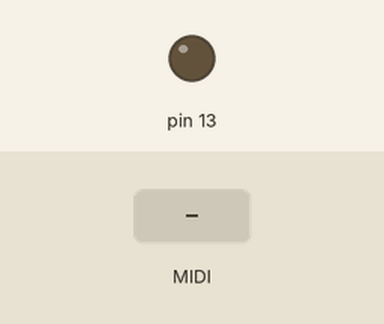
The sketch below on a simulated Teensy 4. Shown: output pins drawn as LEDs (lit = HIGH). The inputs (shaded band) are chosen by the test bench.

Above: at 1.2 s.
1.3 s: MIDI note 36 received
At 1.45 s:
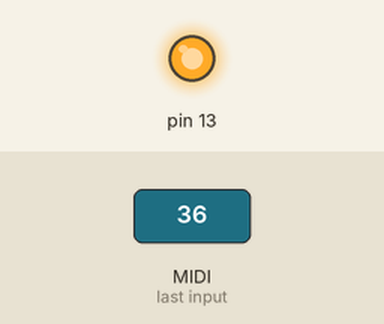
Timing chart, 0 to 4.3 s (numbered marks = the images above; inputs shaded):
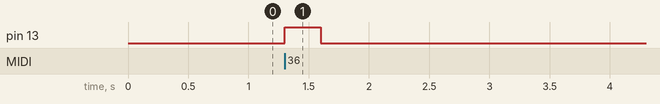

Measured:
- after the input at 1.3 s, pin 13: LOW → HIGH at once, → LOW 0.30 s later

The sketch:

Kontroller.ino
```cpp
// (licence header left out)
//
//  Note that we are translating notes into coordinates on the touch pad's XY-axis of your Kaossilator Pro (+)
//  This means: - the scale set on the Kaossilator will be respected
//              - the octave range set on the Kaossilator will will modulate the notes played
//              - for a one-to-one musical mapping between key pressed and note played, set the octave range to full on your Kaossilator
//


/* ---( Config Start - change to your likings )-------------------------------------------------------------------------------- */

// un-/comment to enable/disable MIDI DINs and USB
//#define DIN
#define USB

#define INPUT_MIDI_CHANNEL 1            // MIDI channel of the input device (keyboard etc.) sending notes

// change the numbers according to the settings in your Kaoss device
#define KAOSS_MIDI_CHANNEL 2            // MIDI channel for the Kaoss device
#define KAOSS_CC_PAD       92           // pad on/off control change # (check the manual for more information)
#define KAOSS_CC_X         12           // pad on/off control change # (check the manual for more information)
#define KAOSS_CC_Y         13           // pad on/off control change # (check the manual for more information)


// uncomment to enable, comment to disable
#define X_PITCH_CHANGE                  // pitch bend wheel modulates the note
//#define Y_VELOCITY                    // touch pad Y-axis: note velocity is translated into Y axis value
#define Y_CONTROL_CHANGE   1            // touch pad Y-axis: chontrol change # that is translated into Y axes value (e.g. 1 for Modulation Wheel)
#define Y_AFTERTOUCH                    // touch pad Y-axis: aftertouch modulates Y axis value

#define NOTE_INDICATION                 // lights up the LED while a note is played


/* ---( Config End - from here on it is better if you know what you are doing )------------------------------------------------ */
#ifdef DIN
  #include <MIDI.h>
  MIDI_CREATE_INSTANCE(HardwareSerial, Serial1, MIDI);
#endif

byte  xPad  = 0;
byte  yPad  = 0;
int   pitchChange = 0;
int   afterTouch  = 0;

void OnNoteOn(byte channel, byte note, byte velocity) {
  if (channel == INPUT_MIDI_CHANNEL) {
    xPad = note;
    #ifdef Y_VELOCITY
      yPad = velocity;
    #endif

    if (velocity) {
      #ifdef NOTE_INDICATION
        digitalWrite(13, HIGH);
      #endif
      #ifdef DIN
        MIDI.sendControlChange(KAOSS_CC_X, constrain(xPad + pitchChange, 0, 127), KAOSS_MIDI_CHANNEL);
        MIDI.sendControlChange(KAOSS_CC_Y, constrain(yPad + afterTouch, 0, 127), KAOSS_MIDI_CHANNEL);
        MIDI.sendControlChange(KAOSS_CC_PAD, 127, KAOSS_MIDI_CHANNEL);
      #endif
      #ifdef USB
        usbMIDI.sendControlChange(KAOSS_CC_X, constrain(xPad + pitchChange, 0, 127), KAOSS_MIDI_CHANNEL);
        usbMIDI.sendControlChange(KAOSS_CC_Y, constrain(yPad + afterTouch, 0, 127), KAOSS_MIDI_CHANNEL);
        usbMIDI.sendControlChange(KAOSS_CC_PAD, 127, KAOSS_MIDI_CHANNEL);
      #endif

    } else {
      OnNoteOff(channel, constrain(xPad + pitchChange, 0, 127), velocity);
    }
  }
}


void OnNoteOff(byte channel, byte note, byte velocity) {
  if (channel == INPUT_MIDI_CHANNEL) {
    if (note == xPad) {
      #ifdef NOTE_INDICATION
        digitalWrite(13, LOW);
      #endif
      #ifdef DIN
        MIDI.sendControlChange(KAOSS_CC_PAD, 0, KAOSS_MIDI_CHANNEL);
      #endif
      #ifdef USB
        usbMIDI.sendControlChange(KAOSS_CC_PAD, 0, KAOSS_MIDI_CHANNEL);
      #endif
    }
  }
}


void OnPitchChange(byte channel, int pitch) {
  if (channel == INPUT_MIDI_CHANNEL) {
     #ifdef X_PITCH_CHANGE
       #ifdef DIN
        pitchChange = round(pitch/64.0);
        MIDI.sendControlChange(KAOSS_CC_X, constrain(xPad + pitchChange, 0, 127), KAOSS_MIDI_CHANNEL);
      #endif
      #ifdef USB
        pitchChange = round(pitch/64.0)-128;
        usbMIDI.sendControlChange(KAOSS_CC_X, constrain(xPad + pitchChange, 0, 127), KAOSS_MIDI_CHANNEL);
      #endif
    #endif
  }
}


void OnControlChange(byte channel, byte control, byte value) {
  if (channel == INPUT_MIDI_CHANNEL) {
    #ifdef Y_CONTROL_CHANGE
      if (control == Y_CONTROL_CHANGE) {
        yPad = value;
        #ifdef DIN
          MIDI.sendControlChange(KAOSS_CC_Y, yPad, KAOSS_MIDI_CHANNEL);
        #endif
        #ifdef USB
          usbMIDI.sendControlChange(KAOSS_CC_Y, yPad, KAOSS_MIDI_CHANNEL);
        #endif
      }
    #endif
  }
}


void OnAfterTouch(byte channel, byte value) {
  if (channel == INPUT_MIDI_CHANNEL) {
    #ifdef Y_AFTERTOUCH
      afterTouch = value;
      #ifdef DIN
        MIDI.sendControlChange(KAOSS_CC_Y, constrain(yPad + afterTouch, 0, 127), KAOSS_MIDI_CHANNEL);
      #endif
      #ifdef USB
        usbMIDI.sendControlChange(KAOSS_CC_Y, constrain(yPad + afterTouch, 0, 127), KAOSS_MIDI_CHANNEL);
      #endif
    #endif
  }
}


void setup() {
  Serial.begin(115200);
  pinMode(13, OUTPUT);

  #ifdef DIN
    MIDI.begin(MIDI_CHANNEL_OMNI);
    MIDI.turnThruOff();
    MIDI.setHandleNoteOn(OnNoteOn);
    MIDI.setHandleNoteOff(OnNoteOff);
    #ifdef X_PITCH_CHANGE
      MIDI.setHandlePitchBend(OnPitchChange);
    #endif
    #ifdef Y_CONTROL_CHANGE
      MIDI.setHandleControlChange(OnControlChange);
    #endif
    #ifdef Y_AFTERTOUCH
      MIDI.setHandleAfterTouchChannel(OnAfterTouch);
    #endif
  #endif

  #ifdef USB
    usbMIDI.setHandleNoteOn(OnNoteOn);
    usbMIDI.setHandleNoteOff(OnNoteOff);
    #ifdef X_PITCH_CHANGE
      usbMIDI.setHandlePitchChange(OnPitchChange);
    #endif
    #ifdef Y_CONTROL_CHANGE
      usbMIDI.setHandleControlChange(OnControlChange);
    #endif
    #ifdef Y_AFTERTOUCH
      usbMIDI.setHandleAfterTouch(OnAfterTouch);
    #endif
  #endif
}

void loop() {
  #ifdef DIN
    MIDI.read();
  #endif
  #ifdef USB
    usbMIDI.read();
  #endif
}
```
